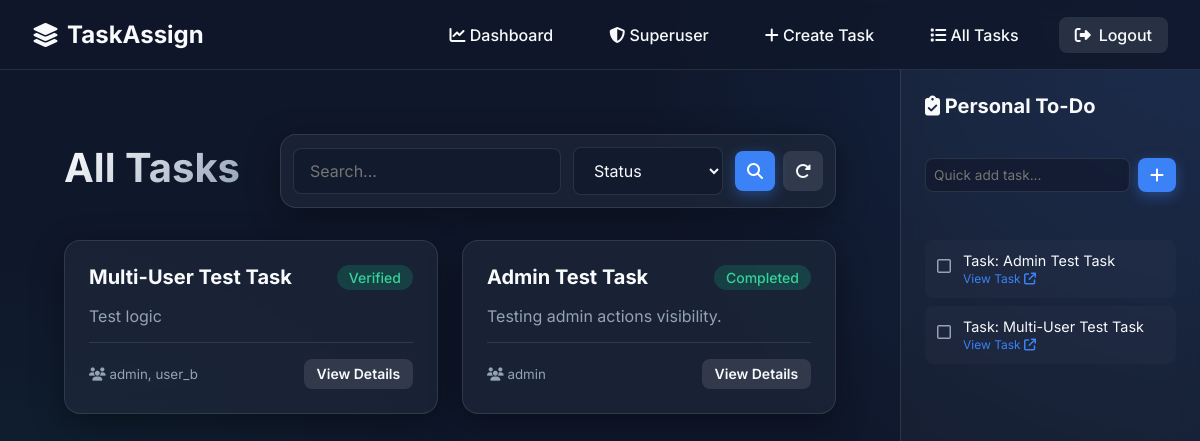
Before: /tasks/ (signed in) with the older database file.
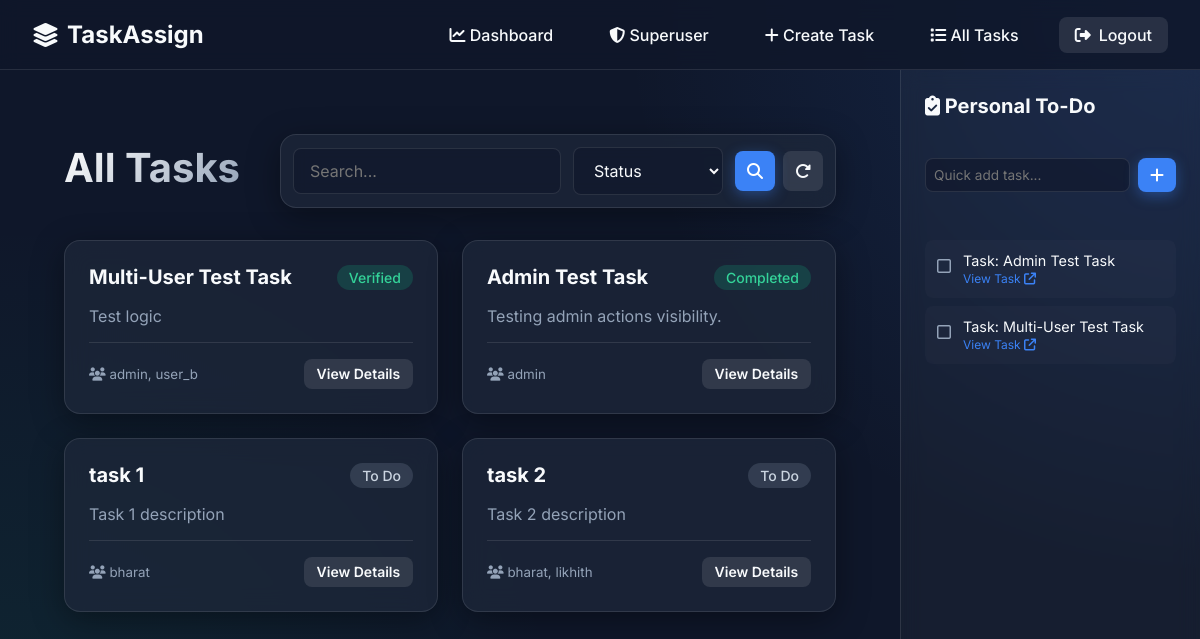
After: the same page with the newer database file.
### main/models.py (models this page shows, shortened)
class Task(models.Model):
    STATUS_CHOICES = [
        ("To Do", "To Do"),
        ("In Progress", "In Progress"),
        ("Review", "Review"),
        ("Completed", "Completed"),
        ("Verified", "Verified"),
        ("Rejected", "Rejected"),
    ]
    title = models.CharField(max_length=255)
    description = models.TextField()
    status = models.CharField(max_length=20, choices=STATUS_CHOICES, default="To Do")
    assignees = models.ManyToManyField(User, related_name="tasks")
    created_at = models.DateTimeField(auto_now_add=True)

class User(AbstractUser):
    role = models.CharField(max_length=20, choices=ROLE_CHOICES, default="frontend")

class PersonalTodo(models.Model):
    user = models.ForeignKey(
        User, on_delete=models.CASCADE, related_name="personal_todos"
    )
    task = models.ForeignKey(Task, on_delete=models.CASCADE, null=True, blank=True)
    text = models.CharField(max_length=255)
    is_completed = models.BooleanField(default=False)
    created_at = models.DateTimeField(auto_now_add=True)

### main/views.py (the view)
# urls.py: path("tasks/", views.task_list, name="task_list"),
@login_required
def task_list(request):
    if request.user.is_superuser:
        tasks = Task.objects.prefetch_related("assignees").all()
    else:
        tasks = Task.objects.prefetch_related("assignees").filter(
            assignees=request.user
        )
    status_filter = request.GET.get("status")
    if status_filter:
        tasks = tasks.filter(status=status_filter)
    search_query = request.GET.get("search")
    if search_query:
        tasks = tasks.filter(title__icontains=search_query)
    return render(request, "main/task_list.html", {"tasks": tasks})

### main/context_processors.py (called while the page is built)
def personal_todos(request):
    if request.user.is_authenticated:
        return {
            "sidebar_todos": request.user.personal_todos.select_related("task")
            .all()
            .order_by("is_completed", "-created_at")
        }
    return {"sidebar_todos": []}

### main/templates/main/task_list.html (shortened to what this page needs)
{% extends "main/base.html" %}
{% block content %}
<div class="mb-4 flex-header" style="display: flex; justify-content: space-between; align-items: center;">
    <h2 class="page-title">All Tasks</h2>
    <form method="get" class="glass-panel" style="display: flex; gap: 0.75rem; padding: 0.75rem; align-items: center; width: auto; max-width: 100%; flex-wrap: wrap;">
        <div style="flex: 1; min-width: 200px;">
            <input type="text" name="search" placeholder="Search..." value="{{ request.GET.search }}" style="width: 100%;">
        </div>
        <div style="min-width: 150px;">
            <select name="status">
                <option value="">Status</option>
            </select>
        </div>
        <div style="display: flex; gap: 0.5rem;">
            <button type="submit" class="btn btn-primary" style="padding: 0.75rem;"><i class="fa-solid fa-magnifying-glass"></i></button>
            <a href="{% url 'task_list' %}" class="btn btn-secondary" style="padding: 0.75rem;"><i class="fa-solid fa-rotate-right"></i></a>
        </div>
    </form>
</div>
{% if not tasks %}
    <div class="glass-panel text-center py-5">
        <div style="font-size: 3rem; color: var(--text-muted); margin-bottom: 1rem;">
            <i class="fa-regular fa-folder-open"></i>
        </div>
        <h3>No tasks found</h3>
        <p style="color: var(--text-muted);">Try a different search or filter.</p>
    </div>
{% else %}
    <div class="dashboard-grid">
        {% for task in tasks %}
            <div class="glass-panel task-card">
                <div style="display: flex; justify-content: space-between; align-items: flex-start; margin-bottom: 1rem; gap: 1rem;">
                    <h3 style="margin: 0;"><a href="{% url 'task_detail' task.id %}" style="color: var(--text-color);">{{ task.title }}</a></h3>
                    <span class="badge
                        {% if task.status == 'To Do' %}badge-todo
                        {% elif task.status == 'In Progress' %}badge-progress
                        {% elif task.status == 'Review' %}badge-review
                        {% elif task.status == 'Completed' or task.status == 'Verified' %}badge-completed
                        {% elif task.status == 'Rejected' %}badge-rejected
                        {% else %}badge-todo{% endif %}">
                        {{ task.status }}
                    </span>
                </div>
                <p>{{ task.description }}</p>
                <div class="task-footer">
                    <div>
                        <small style="color: var(--text-muted); display: block;"><i class="fa-solid fa-users"></i>
                            {% for assignee in task.assignees.all %}
                                {{ assignee.username }}{% if not forloop.last %}, {% endif %}
                            {% endfor %}
                        </small>
                    </div>
                    <a href="{% url 'task_detail' task.id %}" class="btn btn-secondary" style="padding: 0.4rem 0.8rem; font-size: 0.875rem;">View Details</a>
                </div>
            </div>
        {% endfor %}
    </div>
{% endif %}
{% endblock %}

### main/templates/main/base.html (shortened to what this page needs)
{% load static %}
<!DOCTYPE html>
<html lang="en">
<head>
    <link rel="stylesheet" href="https://cdnjs.cloudflare.com/ajax/libs/font-awesome/6.4.0/css/all.min.css">
    <link rel="stylesheet" href="{% static 'main/css/style.css' %}">
</head>
<body>
    <nav class="navbar">
        <a href="{% url 'home' %}" class="nav-brand">
            <i class="fa-solid fa-layer-group"></i> TaskAssign
        </a>
        <ul class="nav-links" id="nav-links">
            {% if user.is_authenticated %}
                <li><a href="{% url 'dashboard' %}"><i class="fa-solid fa-chart-line"></i> Dashboard</a></li>
                {% if user.is_superuser %}
                    <li><a href="{% url 'superuser_dashboard' %}"><i class="fa-solid fa-shield-halved"></i> Superuser</a></li>
                    <li><a href="{% url 'create_task' %}"><i class="fa-solid fa-plus"></i> Create Task</a></li>
                {% endif %}
                <li><a href="{% url 'task_list' %}"><i class="fa-solid fa-list"></i> All Tasks</a></li>
                <li><a href="{% url 'logout' %}" class="btn btn-secondary"><i class="fa-solid fa-right-from-bracket"></i> Logout</a></li>
            {% else %}
                <li><a href="{% url 'login' %}"><i class="fa-solid fa-right-to-bracket"></i> Login</a></li>
                <li><a href="{% url 'register' %}" class="btn btn-primary"><i class="fa-solid fa-user-plus"></i> Register</a></li>
            {% endif %}
        </ul>
    </nav>
    <div class="layout-wrapper">
        <div class="main-content">
            <div class="container">
                {% block content %}
                {% endblock %}
            </div>
        </div>
        {% if user.is_authenticated %}
        <aside class="sidebar">
            <h3 style="font-size: 1.25rem; margin-bottom: 1rem;"><i class="fa-solid fa-clipboard-check"></i> Personal To-Do</h3>
            <form action="{% url 'add_todo' %}" method="POST" style="margin-bottom: 1.5rem;">
                <div style="display: flex; gap: 0.5rem;">
                    <input type="text" name="todo_text" placeholder="Quick add task..." required style="padding: 0.5rem; font-size: 0.85rem;">
                    <button type="submit" class="btn btn-primary" style="padding: 0.5rem 0.75rem;"><i class="fa-solid fa-plus"></i></button>
                </div>
            </form>
            <div class="todo-list">
                {% for todo in sidebar_todos %}
                <div class="todo-item {% if todo.is_completed %}todo-completed{% endif %}">
                    <a href="{% url 'toggle_todo' todo.id %}" class="todo-checkbox">
                        {% if todo.is_completed %}
                            <i class="fa-solid fa-square-check" style="color: var(--success-color);"></i>
                        {% else %}
                            <i class="fa-regular fa-square" style="color: var(--text-muted);"></i>
                        {% endif %}
                    </a>
                    <div class="todo-text">
                        {{ todo.text }}
                        {% if todo.task %}
                        <br>
                        <small style="color: var(--accent-color); font-size: 0.75rem;">
                            <a href="{% url 'task_detail' todo.task.id %}" style="color: inherit;">View Task <i class="fa-solid fa-arrow-up-right-from-square"></i></a>
                        </small>
                        {% endif %}
                    </div>
                </div>
                {% empty %}
                <p style="color: var(--text-muted); font-size: 0.9rem; text-align: center;">No tasks yet.</p>
                {% endfor %}
            </div>
        </aside>
        {% endif %}
    </div>
</body>
</html>

Changed rows visible on the page:
added Task: title "task 1", status "To Do", description "Task 1 description"
added User: username "bharat"
added Task: title "task 2", status "To Do", description "Task 2 description"
added User: username "likhith", shown under "task 2"
